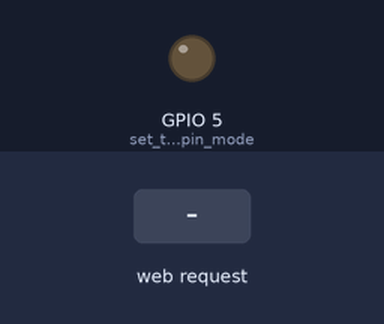
Recording of a sketch running on a simulated ESP32. On the bench: output pins drawn as LEDs (lit = HIGH). The inputs (shaded band) are chosen by the test bench. WiFi joins after 1.5 s; servers stay silent unless stated; what the sketch prints to the serial monitor is not drawn.

Above: at 2.7 s.
2.8 s: HTTP request GET /H received
At 4.0 s:
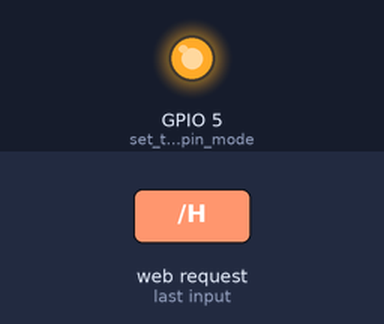
4.3 s: HTTP request GET /L received
At 5.3 s:
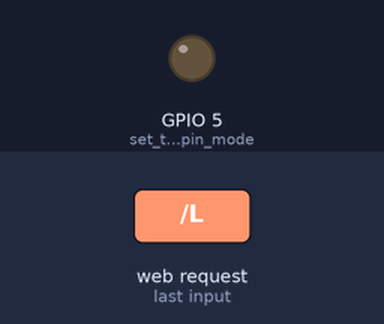
Timing chart, 0 to 7.3 s (numbered marks = the images above; inputs shaded):
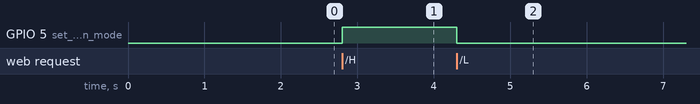

The sketch:

SimpleWiFiServer.ino
```cpp
/*
 WiFi Web Server LED Blink

 A simple web server that lets you blink an LED via the web.
 This sketch will print the IP address of your WiFi Shield (once connected)
 to the Serial monitor. From there, you can open that address in a web browser
 to turn on and off the LED on pin 5.

 If the IP address of your shield is yourAddress:
 http://yourAddress/H turns the LED on
 http://yourAddress/L turns it off

 This example is written for a network using WPA encryption. For
 WEP or WPA, change the Wifi.begin() call accordingly.

 Circuit:
 * WiFi shield attached
 * LED attached to pin 5

 created for arduino 25 Nov 2012
 by Tom Igoe

ported for sparkfun esp32
31.01.2017 by Jan Hendrik Berlin

 */

#include <WiFi.h>

const char* ssid     = "Alderaan";
const char* password = "noiamyourfather";

WiFiServer server(80);

void setup()
{
    Serial.begin(115200);
    pinMode(5, OUTPUT);      // set the LED pin mode

    delay(10);

    // We start by connecting to a WiFi network

    Serial.println();
    Serial.println();
    Serial.print("Connecting to ");
    Serial.println(ssid);

    WiFi.begin(ssid, password);

    while (WiFi.status() != WL_CONNECTED) {
        delay(500);
        Serial.print(".");
    }

    Serial.println("");
    Serial.println("WiFi connected.");
    Serial.println("IP address: ");
    Serial.println(WiFi.localIP());

    server.begin();

}

int value = 0;

void loop(){
 WiFiClient client = server.available();   // listen for incoming clients

  if (client) {                             // if you get a client,
    Serial.println("New Client.");           // print a message out the serial port
    String currentLine = "";                // make a String to hold incoming data from the client
    while (client.connected()) {            // loop while the client's connected
      if (client.available()) {             // if there's bytes to read from the client,
        char c = client.read();             // read a byte, then
        Serial.write(c);                    // print it out the serial monitor
        if (c == '\n') {                    // if the byte is a newline character

          // if the current line is blank, you got two newline characters in a row.
          // that's the end of the client HTTP request, so send a response:
          if (currentLine.length() == 0) {
            // HTTP headers always start with a response code (e.g. HTTP/1.1 200 OK)
            // and a content-type so the client knows what's coming, then a blank line:
            client.println("HTTP/1.1 200 OK");
            client.println("Content-type:text/html");
            client.println();

            // the content of the HTTP response follows the header:
            client.print("Click <a href=\"/H\">here</a> to turn the LED on pin 5 on.<br>");
            client.print("Click <a href=\"/L\">here</a> to turn the LED on pin 5 off.<br>");

            // The HTTP response ends with another blank line:
            client.println();
            // break out of the while loop:
            break;
          } else {    // if you got a newline, then clear currentLine:
            currentLine = "";
          }
        } else if (c != '\r') {  // if you got anything else but a carriage return character,
          currentLine += c;      // add it to the end of the currentLine
        }

        // Check to see if the client request was "GET /H" or "GET /L":
        if (currentLine.endsWith("GET /H")) {
          digitalWrite(5, HIGH);               // GET /H turns the LED on
        }
        if (currentLine.endsWith("GET /L")) {
          digitalWrite(5, LOW);                // GET /L turns the LED off
        }
      }
    }
    // close the connection:
    client.stop();
    Serial.println("Client Disconnected.");
  }
}
```

Measured:
- after the input at 2.8 s, GPIO 5 (set_the_LED_pin_mode): LOW → HIGH at once
- after the input at 4.3 s, GPIO 5 (set_the_LED_pin_mode): HIGH → LOW at once
